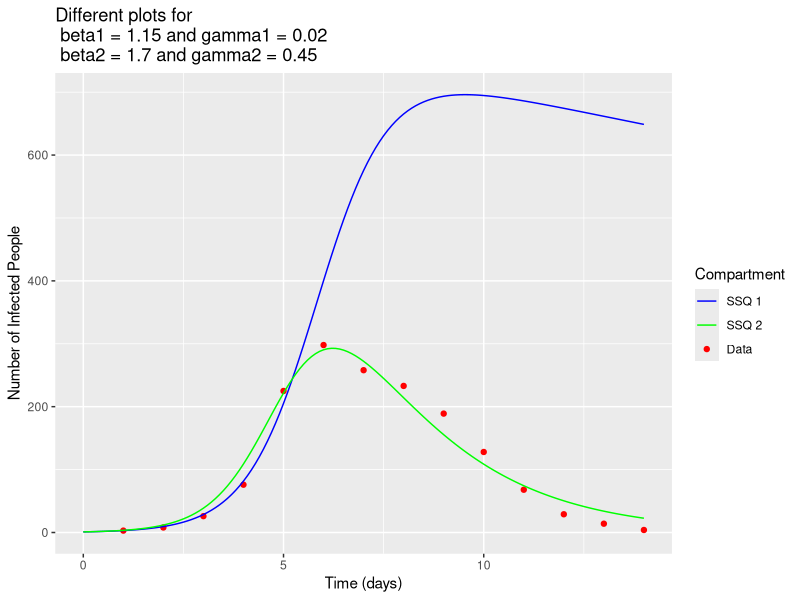

Write the R code that produced this figure.
# INFECTIOUS dISEASE MODELLING
# Module 2 e-tivity 7 - Writing a sum-of-squares function

library(deSolve)  # solves the differential equations model
library(reshape2) # changes hte shape of the model output
library(ggplot2)  # plots

# FULL SOLUTION

data <-  data.frame(time = 1:14,
                    I = c(3,8,26,76,225,298,258,233,189,128,68,29,14,4))

ini_state <- c(S = 762,
               I = 1,
               R = 0)

sir_model <- function (time, state, parameters) {
  
  with(as.list(c(state, parameters)), {
    
    N <- S + I + R
    
    lambda <- beta*I/N
    
    dS <- -lambda*S
    dI <- lambda*S - gamma*I
    dR <- gamma*I
    
    return(list(c(dS, dI, dR)))
  })
}

# Sum-of-Squares function measures de distance between data and output values
SSQ <- function (parameters, dat) {
  with(as.list(c(parameters)), {
    result <- as.data.frame(ode(y = ini_state,
                                times = times,
                                func = sir_model,
                                parms = parameters))
    dat <- na.omit(dat)
    
    # delta = [model - data]^2
    deltas <- (result$I[result$time %in% dat$time] - dat$I)^2
    
    SSQ <- c(delta = sum(deltas))
    
    return(list(c(result,SSQ)))
  })  
}

parameters <- c(beta = 1.15,
                gamma = 0.02)
parameters2 <- c(beta = 1.7,
                 gamma = 0.45)

times <- seq(from = 0, to = 14, by = 0.1)

ssq1 <- as.data.frame(SSQ(parameters = parameters,
                          dat = data))
print(paste("ssq1 =", round(ssq1$delta[length(ssq1$time-1)],2), "where beta =", round(parameters["beta"],2), "and gamma =", round(parameters["gamma"],2)))

ssq2 <- as.data.frame(SSQ(parameters = parameters2,
                          dat = data))
print(paste("ssq2 =", round(ssq2$delta[length(ssq2$time-1)],2), "where beta =", round(parameters2["beta"],2), "and gamma =", round(parameters2["gamma"],2)))



graf <- ggplot() +
  labs(title = paste("Different plots for\n",
       "beta1 =", parameters["beta"], "and gamma1 =", parameters["gamma"],
                     "\n beta2 =", parameters2["beta"], "and gamma2 =", parameters2["gamma"]),
       x = "Time (days)",
       y = "Number of Infected People",
       colour = "Compartment") +
  geom_point(data = data,
             aes(x = time, y = I,
             colour = "red")) +
  geom_line(data = ssq1,
            aes(x = time, y = I,
            colour = "blue")) +
  geom_line(data = ssq2,
            aes(x = time, y = I,
            colour = "green")) +
  scale_color_identity(guide = "legend") +
  scale_colour_manual(labels = c("SSQ 1", "SSQ 2", "Data"),
                     values = c("blue", "green", "red"))
print(graf)
